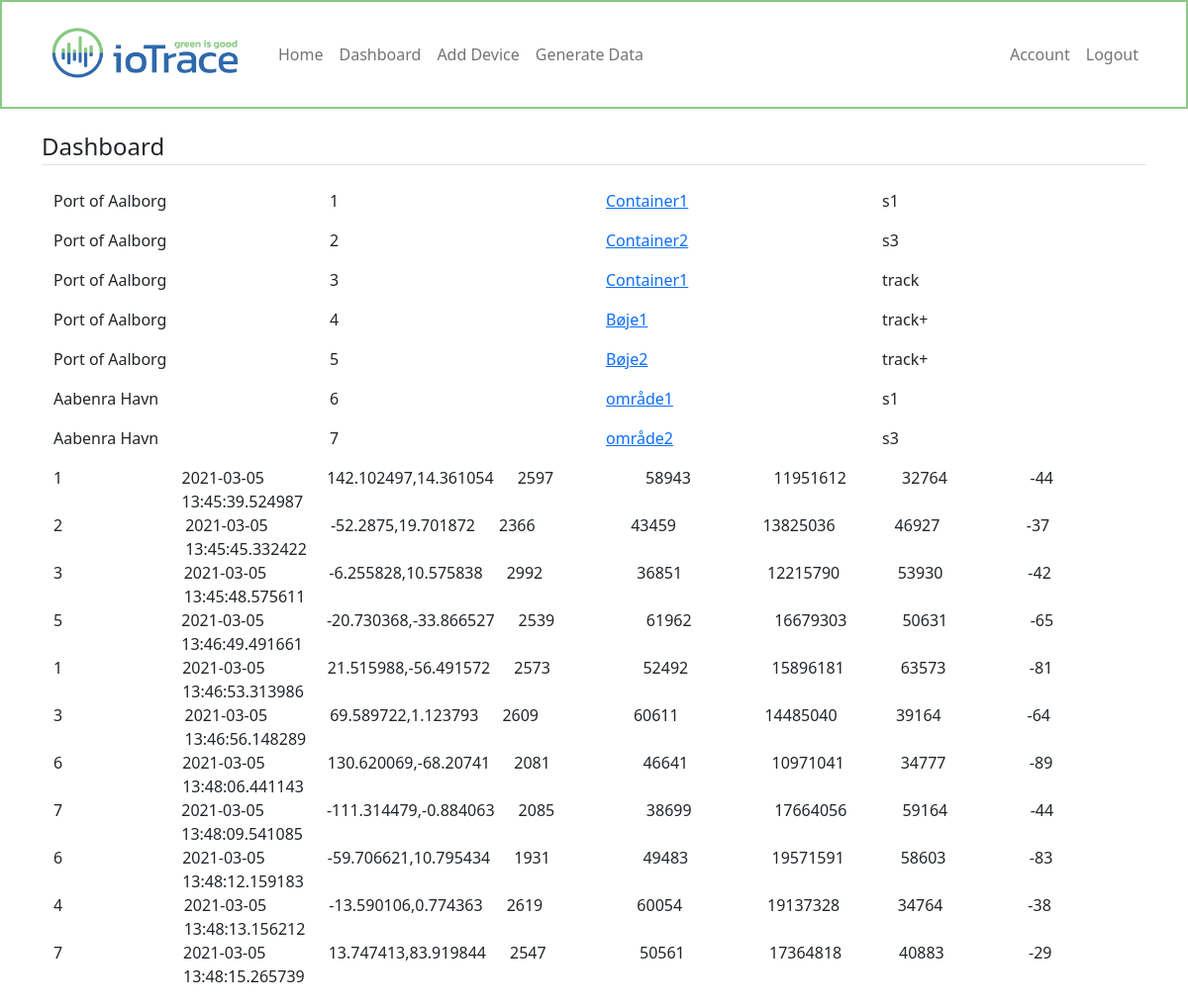
The page /dashboard (signed in) on the database its author committed.
### webapp/models.py (models this page shows, shortened)
class Device(db.Model):
    id = db.Column(db.Integer, primary_key=True)
    devicename = db.Column(db.String(100), nullable=False)
    devicetype = db.Column(db.String(100), nullable=False)
    user_id = db.Column(db.Integer, db.ForeignKey('user.id'), nullable=False)
    datadumps = db.relationship('Dummydata', backref='devicedata', lazy=True)

class User(db.Model, UserMixin):
    id = db.Column(db.Integer, primary_key=True)
    username = db.Column(db.String(20), unique=True, nullable=False)
    email = db.Column(db.String(120), unique=True, nullable=False)
    image_file = db.Column(db.String(20), nullable=False, default='default.jpg')
    password = db.Column(db.String(60), nullable=False)
    devices = db.relationship('Device', backref='owner', lazy=True)

class Dummydata(db.Model):
    id = db.Column(db.Integer, primary_key=True)
    timestamp = db.Column(db.DateTime, nullable=False, default=datetime.utcnow)
    pos = db.Column(db.String(100), nullable=False)
    temp = db.Column(db.Integer, nullable=False)
    humid = db.Column(db.Integer, nullable=False)
    hpa = db.Column(db.Integer, nullable=False)
    volt = db.Column(db.Integer, nullable=False)
    lte_rssi = db.Column(db.Integer, nullable=False)
    device_id = db.Column(db.Integer, db.ForeignKey('device.id'), nullable=False)

### webapp/routes.py (the view)
@app.route('/dashboard')
@login_required
def dashboard():
    devices = Device.query.all()
    data = Dummydata.query.all()
    return render_template('dashboard.html', title='Dashboard', devices=devices, data=data)

### webapp/models.py (called while the page is built)
@login_manager.user_loader
def load_user(user_id):
    return User.query.get(int(user_id))

### webapp/templates/dashboard.html
{% extends "layout.html" %}
{% set active_page = "dashboard" %}
{% block content %}
<legend class="border-bottom mb-4">Dashboard</legend>
<div class="container">
    {% for device in devices %}
    <div class="row">
        <div class="col">
            {{device.owner.username}}
        </div>
        <div class="col">
            {{device.id}}
        </div>
        <div class="col">
            <p><a href="{{ url_for('device', device_id=device.id) }}">{{device.devicename}}</a></p>
        </div>
        <div class="col">
            {{device.devicetype}}
        </div>
    </div>
    {% endfor %}
</div>
<div class="container">
    {% for item in data %}
    <div class="row">
        <div class="col">
            {{item.devicedata.id}}
        </div>
        <div class="col">
            {{item.timestamp}}
        </div>
        <div class="col">
            {{item.pos}}
        </div>
        <div class="col">
            {{item.temp}}
        </div>
        <div class="col">
            {{item.humid}}
        </div>
        <div class="col">
            {{item.hpa}}
        </div>
        <div class="col">
            {{item.volt}}
        </div>
        <div class="col">
            {{item.lte_rssi}}
        </div>
    </div>
    {% endfor %}
</div>
{% endblock content %}

### webapp/templates/layout.html (shortened to what this page needs)
<!doctype html>
<html lang="en">
    <head>
        <link href="{{url_for('static', filename='css/bootstrap.min.css')}}" rel="stylesheet">
        <link href="{{url_for('static', filename='css/navbar.css')}}" rel="stylesheet">
    </head>
    <body>
        <header>
            <nav class="navbar navbar-expand-sm navbar-light bg-white" aria-label="Third navbar example" style="border:2px solid #89ca84;">
                <div class="container">
                    <a class="navbar-brand" href="/">
                        <img src="{{ url_for('static', filename='images/ioTrace.png') }}" alt="" width="215" height="80">
                    </a>
                    <div class="navbar-collapse collapse" id="Navbar">
                        <ul class="navbar-nav me-auto">
                            <li class="nav-item">
                                <a class="nav-link" href="{{ url_for('home') }}">Home</a>
                            </li>
                            {% if current_user.is_authenticated %}
                            <li class="nav-item">
                                <a class="nav-link" href="{{ url_for('dashboard') }}">Dashboard</a>
                            </li>
                            <li class="nav-item">
                                <a class="nav-link" href="{{ url_for('add_device') }}">Add Device</a>
                            </li>
                            <li class="nav-item">
                                <a class="nav-link" href="{{ url_for('dummy') }}" tabindex="-1" aria-disabled="true">Generate Data</a>
                            </li>
                            {% endif %}
                        </ul>
                    </div>
                    <div class="navbar-collapse collapse" id="Navbar">
                        <ul class="navbar-nav ms-auto">
                            {% if current_user.is_authenticated %}
                            <li class="nav-item">
                                <a class="nav-link" href="{{ url_for('account') }}">Account</a>
                            </li>
                            <li class="nav-item">
                                <a class="nav-link" href="{{ url_for('logout') }}">Logout</a>
                            </li>
                            {% endif %}
                        </ul>
                    </div>
                </div>
            </nav>
        </header>
        <main role="main" class="container">
                    {% block content %}{% endblock %}
        </main>
    </body>
</html>

### webapp/static/css/navbar.css (style rules this page uses)
body { padding-bottom: 20px; }
.navbar { margin-bottom: 20px; }

### rows shown on the page
Device: owner.username "Port of Aalborg", id "1", devicename "Container1", devicetype "s1"
Device: owner.username "Port of Aalborg", id "2", devicename "Container2", devicetype "s3"
Device: owner.username "Port of Aalborg", id "3", devicename "Container1", devicetype "track"
Device: owner.username "Port of Aalborg", id "4", devicename "Bøje1", devicetype "track+"
Device: owner.username "Port of Aalborg", id "5", devicename "Bøje2", devicetype "track+"
Device: owner.username "Aabenra Havn", id "6", devicename "område1", devicetype "s1"
Device: owner.username "Aabenra Havn", id "7", devicename "område2", devicetype "s3"
Dummydata: devicedata.id "1", timestamp "2021-03-05 13:45:39.524987", pos "142.102497,14.361054", temp "2597", humid "58943", hpa "11951612", volt "32764", lte_rssi "-44"
Dummydata: devicedata.id "2", timestamp "2021-03-05 13:45:45.332422", pos "-52.2875,19.701872", temp "2366", humid "43459", hpa "13825036", volt "46927", lte_rssi "-37"
Dummydata: devicedata.id "3", timestamp "2021-03-05 13:45:48.575611", pos "-6.255828,10.575838", temp "2992", humid "36851", hpa "12215790", volt "53930", lte_rssi "-42"
Dummydata: devicedata.id "5", timestamp "2021-03-05 13:46:49.491661", pos "-20.730368,-33.866527", temp "2539", humid "61962", hpa "16679303", volt "50631", lte_rssi "-65"
Dummydata: devicedata.id "1", timestamp "2021-03-05 13:46:53.313986", pos "21.515988,-56.491572", temp "2573", humid "52492", hpa "15896181", volt "63573", lte_rssi "-81"
Dummydata: devicedata.id "3", timestamp "2021-03-05 13:46:56.148289", pos "69.589722,1.123793", temp "2609", humid "60611", hpa "14485040", volt "39164", lte_rssi "-64"
Dummydata: devicedata.id "6", timestamp "2021-03-05 13:48:06.441143", pos "130.620069,-68.20741", temp "2081", humid "46641", hpa "10971041", volt "34777", lte_rssi "-89"
Dummydata: devicedata.id "7", timestamp "2021-03-05 13:48:09.541085", pos "-111.314479,-0.884063", temp "2085", humid "38699", hpa "17664056", volt "59164", lte_rssi "-44"
Dummydata: devicedata.id "6", timestamp "2021-03-05 13:48:12.159183", pos "-59.706621,10.795434", temp "1931", humid "49483", hpa "19571591", volt "58603", lte_rssi "-83"
Dummydata: devicedata.id "4", timestamp "2021-03-05 13:48:13.156212", pos "-13.590106,0.774363", temp "2619", humid "60054", hpa "19137328", volt "34764", lte_rssi "-38"
Dummydata: devicedata.id "7", timestamp "2021-03-05 13:48:15.265739", pos "13.747413,83.919844", temp "2547", humid "50561", hpa "17364818", volt "40883", lte_rssi "-29"
